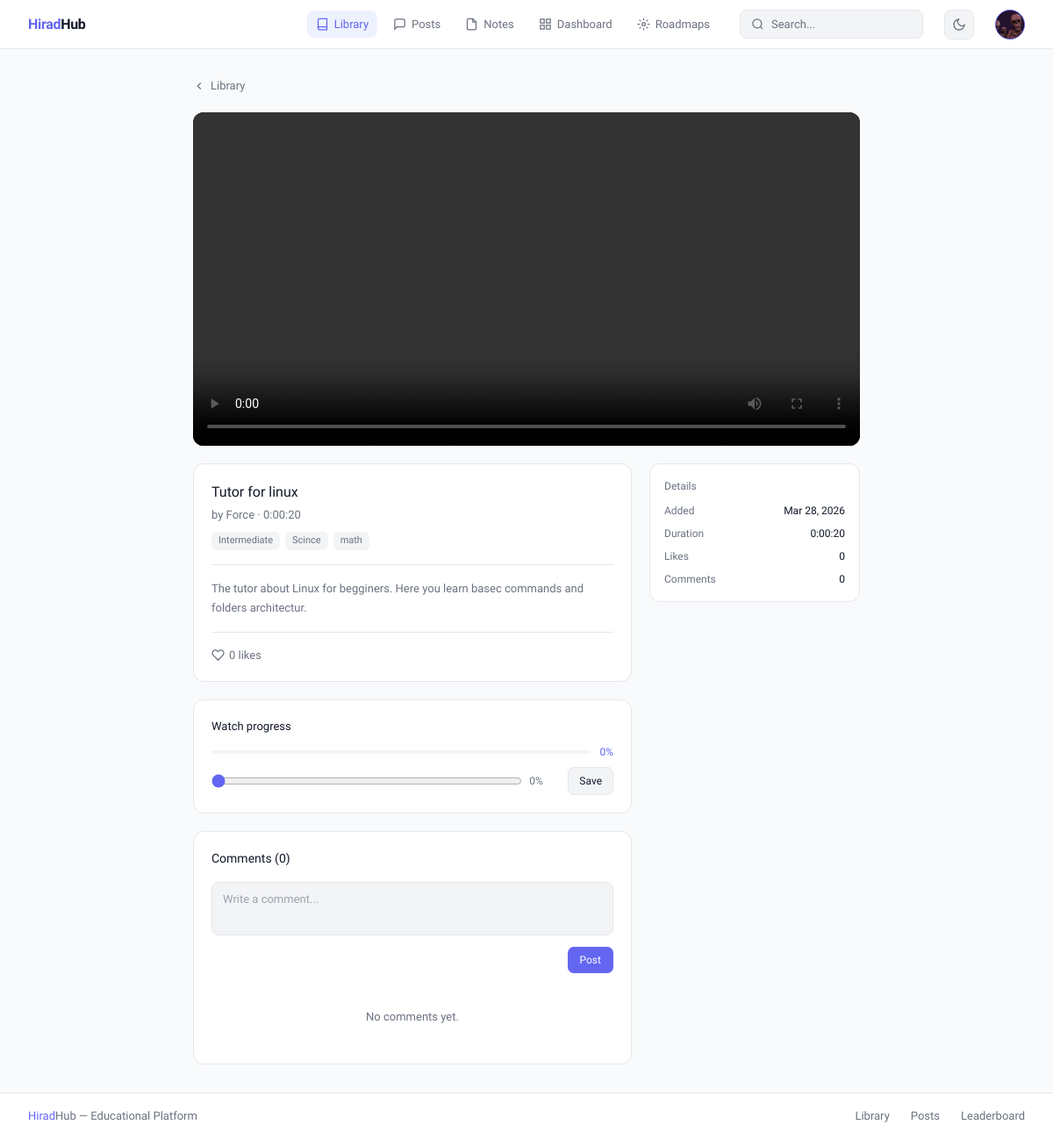
The app's page /library/videos/1/ (signed in) with its own data.
### user/models.py (models this page shows, shortened)
class CustomUser(AbstractUser):
    phone_regex = RegexValidator(
        regex=r'^\+?1?\d{9,15}$',
        message="Phone number must be entered in the format: '+999999999'. Up to 15 digits allowed."
    )
    email = models.EmailField(unique=True, db_index=True)
    first_name = models.CharField(max_length=30, blank=True)
    last_name = models.CharField(max_length=30, blank=True)
    phone_number = models.CharField(max_length=15, blank=True, validators=[phone_regex])
    profile_picture = models.ImageField(upload_to='profile_pictures/', blank=True, null=True)
    bio = models.TextField(blank=True)
    is_email_verified = models.BooleanField(default=False)
    is_verified = models.BooleanField(default=False)
    role = models.CharField(max_length=20, default='student',
    choices=[('student', 'Student'), ('teacher', 'Teacher'), ('director', 'Director'), ('admin', 'Admin'  )])
    username = models.CharField(max_length=150, unique=True)
    groups = models.ManyToManyField(
        'auth.Group',
        verbose_name='groups',
        blank=True,
        help_text='The groups this user belongs to.',
        related_name='customuser_set',
        related_query_name='user',
    )
    score = models.PositiveIntegerField(default=0, db_index=True)
    level = models.PositiveIntegerField(default=1)
    title = models.CharField(max_length=50, blank=True, default='Newcomer')
    user_permissions = models.ManyToManyField(
        'auth.Permission',
        verbose_name='user permissions',
        blank=True,
        help_text='Specific permissions for this user.',
        related_name='customuser_set',
        related_query_name='user',
    )
    class Meta:
        verbose_name = 'User'
        verbose_name_plural = 'Users'

### library/models.py (models this page shows, shortened)
class BaseMaterial(models.Model):
    LEVEL_CHOICES = [
    ('beginner', 'Beginner'),
    ('intermediate', 'Intermediate'),
    ('advanced', 'Advanced'),
    ]
    title = models.CharField(max_length=255)
    description = models.TextField(blank=True)
    level = models.CharField(max_length=50, choices=LEVEL_CHOICES, blank=True, db_index=True)
    creator = models.ForeignKey(settings.AUTH_USER_MODEL, on_delete=models.SET_NULL, null=True, blank=True)
    likes = GenericRelation('Like', related_query_name='materials')
    comments = GenericRelation('Comment', related_query_name='materials')
    created_at = models.DateTimeField(auto_now_add=True)
    category = models.ForeignKey(Category, null=True, blank=True, on_delete=models.SET_NULL)
    grade = models.PositiveSmallIntegerField(null=True, blank=True)
    subject = models.CharField(max_length=100, blank=True)
    @property
    def count_likes(self):
        return self.likes.count()
    @property
    def count_comments(self):
        return self.comments.count()
    class Meta:
        abstract = True

class Video(BaseMaterial):
    video_file = models.FileField(upload_to='library/videos/')
    duration = models.DurationField(null=True, blank=True)
    thumbnail = models.ImageField(upload_to='library/videos/thumbnails/', null=True, blank=True)
    author = models.CharField(max_length=255, blank=True, db_index=True)
    topics = models.ManyToManyField(Topic, related_name='videos', blank=True)

class Topic(models.Model):
    name = models.CharField(max_length=122, unique=True)
    slug = models.SlugField(unique=True)

class LibraryInteraction(models.Model):
    user = models.ForeignKey(settings.AUTH_USER_MODEL, on_delete=models.CASCADE)
    item = GenericForeignKey('content_type', 'object_id')
    content_type = models.ForeignKey(ContentType, on_delete=models.CASCADE)
    object_id = models.PositiveIntegerField()
    progress = models.FloatField(default=0.0)
    rating = models.PositiveSmallIntegerField(null=True, blank=True)
    completed = models.BooleanField(default=False)
    date_completed = models.DateTimeField(null=True, blank=True)
    class Meta:
        unique_together = ('user', 'content_type', 'object_id')

### library/views.py (the view)
# urls.py: path('videos/<int:pk>/', views.video_detail, name='video_detail'),
def video_detail(request, pk):
    video = get_object_or_404(Video.objects.prefetch_related('topics'), pk=pk)
    comments = video.comments.select_related('user').filter(parent=None).prefetch_related('replies')
    interaction = None
    if request.user.is_authenticated:
        ct = ContentType.objects.get_for_model(Video)
        interaction, _ = LibraryInteraction.objects.get_or_create(
            user=request.user, content_type=ct, object_id=video.pk
        )
    return render(request, 'library/details/video_detail.html', {'video': video, 'comments': comments, 'interaction': interaction})

### templates/library/details/video_detail.html (shortened to what this page needs)
{% extends 'base.html' %}
{% block nav_library %}active{% endblock %}
{% block content %}
<div style="max-width:760px; margin:0 auto;">
  <a href="{% url 'library:home' %}" style="display:inline-flex;align-items:center;gap:6px;font-size:13px;color:var(--muted);text-decoration:none;margin-bottom:1.25rem;transition:color 0.15s;" onmouseover="this.style.color='var(--text)'" onmouseout="this.style.color='var(--muted)'">
    <svg width="14" height="14" viewBox="0 0 24 24" fill="none" stroke="currentColor" stroke-width="2"><polyline points="15 18 9 12 15 6"/></svg>
    Library
  </a>
  <div style="background:#000;border-radius:12px;overflow:hidden;margin-bottom:1.25rem;">
    <video controls style="width:100%;max-height:420px;display:block;">
      <source src="{{ video.video_file.url }}">
    </video>
  </div>
  <div style="display:grid;grid-template-columns:1fr 240px;gap:1.25rem;align-items:start;">
    <div>
      <div style="background:var(--surface);border:0.5px solid var(--border);border-radius:12px;padding:1.25rem;margin-bottom:1.25rem;">
        <p style="font-size:16px;font-weight:500;color:var(--text);margin-bottom:4px;">{{ video.title }}</p>
        <p style="font-size:13px;color:var(--muted);margin-bottom:10px;">by {{ video.author }}{% if video.duration %} · {{ video.duration }}{% endif %}</p>
        <div style="display:flex;flex-wrap:wrap;gap:6px;margin-bottom:1rem;">
          {% if video.level %}
            <span style="font-size:11px;padding:2px 8px;background:var(--surface2);color:var(--muted);border-radius:6px;">{{ video.get_level_display }}</span>
          {% endif %}
          {% for topic in video.topics.all %}
            <span style="font-size:11px;padding:2px 8px;background:var(--surface2);color:var(--muted);border-radius:6px;">{{ topic.name }}</span>
          {% endfor %}
        </div>
        {% if video.description %}
          <p style="font-size:13px;color:var(--muted);line-height:1.7;padding-top:1rem;border-top:0.5px solid var(--border);">{{ video.description }}</p>
        {% endif %}
        <div style="display:flex;align-items:center;gap:12px;padding-top:1rem;margin-top:1rem;border-top:0.5px solid var(--border);">
          {% if request.user.is_authenticated %}
            {% with obj=video model_name='video' %}
            {% include 'library/partials/like_button.html' %}
            {% endwith %}
          {% endif %}
        </div>
      </div>
      {% if interaction %}
      <div style="background:var(--surface);border:0.5px solid var(--border);border-radius:12px;padding:1.25rem;margin-bottom:1.25rem;">
        <p style="font-size:13px;font-weight:500;color:var(--text);margin-bottom:10px;">Watch progress</p>
        <div style="display:flex;align-items:center;gap:10px;margin-bottom:8px;">
          <div style="flex:1;height:4px;background:var(--surface2);border-radius:2px;overflow:hidden;">
          </div>
          <span style="font-size:12px;color:var(--accent);">{{ interaction.progress|floatformat:0 }}%</span>
        </div>
        <form method="POST" action="{% url 'library:update_progress' 'video' video.pk %}" style="display:flex;gap:8px;align-items:center;">
          <input type="range" name="progress" min="0" max="100" value="{{ interaction.progress|floatformat:0 }}" style="flex:1;accent-color:var(--accent);" oninput="this.nextElementSibling.textContent=this.value+'%'"/>
          <span style="font-size:12px;color:var(--muted);min-width:36px;">{{ interaction.progress|floatformat:0 }}%</span>
          <button type="submit" style="padding:6px 12px;background:var(--surface2);border:0.5px solid var(--border);border-radius:7px;font-size:12px;color:var(--text);cursor:pointer;font-family:'Sora',sans-serif;">Save</button>
        </form>
      </div>
      {% endif %}
      <div style="background:var(--surface);border:0.5px solid var(--border);border-radius:12px;padding:1.25rem;">
        <p style="font-size:14px;font-weight:500;color:var(--text);margin-bottom:1rem;">Comments ({{ video.count_comments }})</p>
        {% if request.user.is_authenticated %}
        <form hx-post="{% url 'library:add_comment' 'video' video.pk %}" hx-target="#comments-list" hx-swap="outerHTML" hx-on::after-request="this.reset()" style="margin-bottom:1rem;">
          <textarea name="text" rows="2" placeholder="Write a comment..." style="width:100%;padding:9px 12px;background:var(--surface2);border:0.5px solid var(--border);border-radius:8px;font-size:13px;color:var(--text);outline:none;font-family:'Sora',sans-serif;resize:none;line-height:1.6;margin-bottom:6px;" onfocus="this.style.borderColor='var(--accent)'" onblur="this.style.borderColor='var(--border)'"></textarea>
          <div style="display:flex;justify-content:flex-end;">
            <button type="submit" style="padding:6px 14px;background:var(--accent);color:#fff;border:none;border-radius:7px;font-size:12px;font-weight:500;cursor:pointer;font-family:'Sora',sans-serif;">Post</button>
          </div>
        </form>
        {% endif %}
        {% include 'library/partials/comments.html' with obj=video model_name='video' %}
      </div>
    </div>
    <div style="position:sticky;top:70px;">
      <div style="background:var(--surface);border:0.5px solid var(--border);border-radius:12px;padding:1rem;">
        <p style="font-size:12px;color:var(--muted);margin-bottom:10px;font-weight:500;">Details</p>
        <div style="display:flex;flex-direction:column;gap:8px;">
          <div style="display:flex;justify-content:space-between;font-size:12px;">
            <span style="color:var(--muted);">Added</span>
            <span style="color:var(--text);">{{ video.created_at|date:"M d, Y" }}</span>
          </div>
          {% if video.duration %}
          <div style="display:flex;justify-content:space-between;font-size:12px;">
            <span style="color:var(--muted);">Duration</span>
            <span style="color:var(--text);">{{ video.duration }}</span>
          </div>
          {% endif %}
          <div style="display:flex;justify-content:space-between;font-size:12px;">
            <span style="color:var(--muted);">Likes</span>
            <span style="color:var(--text);">{{ video.count_likes }}</span>
          </div>
          <div style="display:flex;justify-content:space-between;font-size:12px;">
            <span style="color:var(--muted);">Comments</span>
            <span style="color:var(--text);">{{ video.count_comments }}</span>
          </div>
        </div>
      </div>
    </div>
  </div>
</div>
{% endblock %}

### templates/base.html (shortened to what this page needs)
<!DOCTYPE html>
<html lang="en">
<head>
    <script src="https://cdn.tailwindcss.com"></script>
</head>
<body>
    <header class="navbar">
        <a href="{% url 'main:home' %}" class="nav-logo"><span>Hirad</span>Hub</a>
        <nav class="nav-links">
            <a href="{% url 'library:home' %}" class="nav-link {% block nav_library %}{% endblock %}">
                <svg width="15" height="15" viewBox="0 0 24 24" fill="none" stroke="currentColor" stroke-width="2">
                    <path d="M4 19.5A2.5 2.5 0 0 1 6.5 17H20" />
                    <path d="M6.5 2H20v20H6.5A2.5 2.5 0 0 1 4 19.5v-15A2.5 2.5 0 0 1 6.5 2z" />
                </svg>
                Library
            </a>
            <a href="{% url 'post:list' %}" class="nav-link {% block nav_posts %}{% endblock %}">
                <svg width="15" height="15" viewBox="0 0 24 24" fill="none" stroke="currentColor" stroke-width="2">
                    <path d="M21 15a2 2 0 0 1-2 2H7l-4 4V5a2 2 0 0 1 2-2h14a2 2 0 0 1 2 2z" />
                </svg>
                Posts
            </a>
            <a href="{% url 'note:list' %}" class="nav-link {% block nav_notes %}{% endblock %}">
                <svg width="15" height="15" viewBox="0 0 24 24" fill="none" stroke="currentColor" stroke-width="2">
                    <path d="M14 2H6a2 2 0 0 0-2 2v16a2 2 0 0 0 2 2h12a2 2 0 0 0 2-2V8z" />
                    <polyline points="14 2 14 8 20 8" />
                </svg>
                Notes
            </a>
            <a href="{% url 'main:dashboard' %}" class="nav-link {% block nav_dashboard %}{% endblock %}">
                <svg width="15" height="15" viewBox="0 0 24 24" fill="none" stroke="currentColor" stroke-width="2">
                    <rect x="3" y="3" width="7" height="7" />
                    <rect x="14" y="3" width="7" height="7" />
                    <rect x="14" y="14" width="7" height="7" />
                    <rect x="3" y="14" width="7" height="7" />
                </svg>
                Dashboard
            </a>
            <a href="{% url 'roadmap:list' %}" class="nav-link {% block nav_roadmap %}{% endblock %}">
                <svg width="15" height="15" viewBox="0 0 24 24" fill="none" stroke="currentColor" stroke-width="2">
                    <circle cx="12" cy="12" r="3"/>
                    <path d="M12 1v4M12 19v4M4.22 4.22l2.83 2.83M16.95 16.95l2.83 2.83M1 12h4M19 12h4M4.22 19.78l2.83-2.83M16.95 7.05l2.83-2.83"/>
                </svg>
                Roadmaps
            </a>
        </nav>
        <div class="search-wrap">
            <form class="search-form" id="search-form" autocomplete="off">
                <svg width="15" height="15" viewBox="0 0 24 24" fill="none" stroke="currentColor" stroke-width="2"
                    style="color:var(--muted);flex-shrink:0;">
                    <circle cx="11" cy="11" r="8" />
                    <path d="m21 21-4.35-4.35" />
                </svg>
                <input type="text" id="search-input" name="q" placeholder="Search..."
                    value="{{ request.GET.q|default:'' }}" />
            </form>
        </div>
        <button class="theme-btn" id="theme-toggle" title="Toggle theme">
            <svg id="icon-moon" width="16" height="16" viewBox="0 0 24 24" fill="none" stroke="currentColor"
                stroke-width="2">
                <path d="M21 12.79A9 9 0 1 1 11.21 3 7 7 0 0 0 21 12.79z" />
            </svg>
        </button>
        {% if user.is_authenticated %}
        <div class="dropdown" id="user-dropdown">
            <div class="avatar-btn" id="avatar-btn">
                {% if user.profile_picture %}
                <img src="{{ user.profile_picture.url }}" alt="avatar" />
                {% else %}
                {{ request.user.username|first|upper }}
                {% endif %}
            </div>
        </div>
        {% else %}
        <div style="display:flex;align-items:center;gap:6px;flex-shrink:0;">
            <a href="{% url 'user:login' %}" class="btn-ghost">Login</a>
            <a href="{% url 'user:register' %}" class="btn-primary">Register</a>
        </div>
        {% endif %}
    </header>
    <main>{% block content %}{% endblock %}</main>
    <footer>
        <span><span style="color:var(--accent);font-weight:500;">Hirad</span>Hub — Educational Platform</span>
        <div class="footer-links">
            <a href="{% url 'library:home' %}">Library</a>
            <a href="{% url 'post:list' %}">Posts</a>
            <a href="{% url 'main:leaderboard' %}">Leaderboard</a>
        </div>
    </footer>
</body>
</html>

### templates/library/partials/like_button.html (shortened to what this page needs)
<form hx-post="{% url 'library:toggle_like' model_name obj.pk %}" hx-target="this" hx-swap="outerHTML">
    <button type="submit"
        style="display:flex; align-items:center; gap:5px; font-size:13px; color:var(--muted); background:none; border:none; cursor:pointer; font-family:'Sora',sans-serif; padding:0; transition:color 0.15s;"
        onmouseover="this.style.color='#ef4444'" onmouseout="this.style.color='var(--muted)'">
        <svg width="15" height="15" viewBox="0 0 24 24" fill="none" stroke="currentColor" stroke-width="2">
            <path
                d="M20.84 4.61a5.5 5.5 0 0 0-7.78 0L12 5.67l-1.06-1.06a5.5 5.5 0 0 0-7.78 7.78l1.06 1.06L12 21.23l7.78-7.78 1.06-1.06a5.5 5.5 0 0 0 0-7.78z" />
        </svg>
        {{ obj.count_likes }} likes
    </button>
</form>

### records on screen
CustomUser: profile_picture (picture)
Video: title "Tutor for linux", author "Force", duration "0:00:20", level "Intermediate", description "The tutor about Linux for begginers. Here you learn basec commands and folders architectur.", count_likes "0", count_comments "0", created_at "Mar 28, 2026"
Topic: name "Scince"
Topic: name "math"
LibraryInteraction: progress "0"
